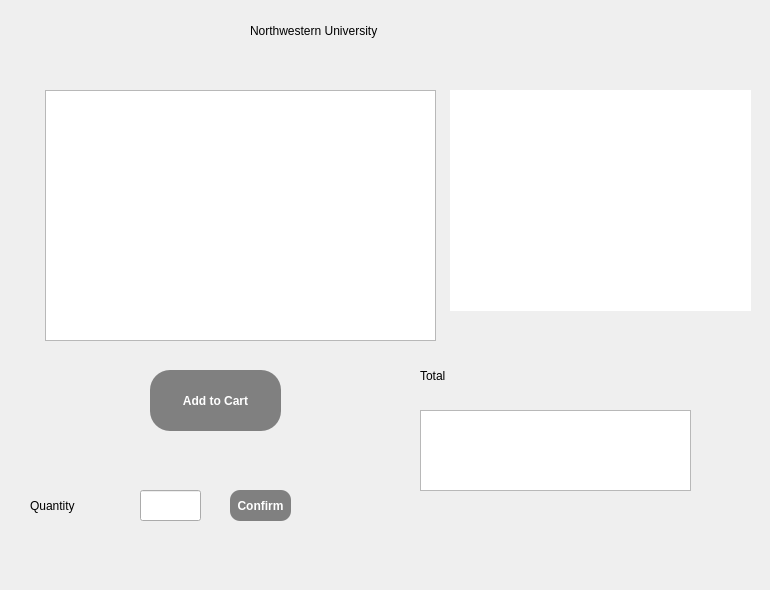
   <widget class="QWidget" name="page_7">
    <widget class="QLabel" name="northwestern_title">
     <property name="geometry">
      <rect>
       <x>250</x>
       <y>0</y>
       <width>421</width>
       <height>61</height>
      </rect>
     </property>
     <property name="text">
      <string>Northwestern University</string>
     </property>
    </widget>
    <widget class="QTableWidget" name="tableWidget_northwestern">
     <property name="geometry">
      <rect>
       <x>45</x>
       <y>90</y>
       <width>391</width>
       <height>251</height>
      </rect>
     </property>
     <property name="editTriggers">
      <set>QAbstractItemView::NoEditTriggers</set>
     </property>
    </widget>
    <widget class="QGraphicsView" name="northwestern_view">
     <property name="geometry">
      <rect>
       <x>450</x>
       <y>90</y>
       <width>301</width>
       <height>221</height>
      </rect>
     </property>
     <property name="styleSheet">
      <string notr="true">QGraphicsView {
	background-image: url('res/northeastern_logo.png');
    background-repeat: no-repeat;
    background-position: center center;
	border-style: groove;
	border-radius: 40px;
}</string>
     </property>
    </widget>
    <widget class="QLabel" name="label_totalNorthwestern">
     <property name="geometry">
      <rect>
       <x>420</x>
       <y>360</y>
       <width>71</width>
       <height>31</height>
      </rect>
     </property>
     <property name="text">
      <string>Total</string>
     </property>
    </widget>
    <widget class="QPushButton" name="pushButton_selectPurchase_Northwestern">
     <property name="geometry">
      <rect>
       <x>150</x>
       <y>370</y>
       <width>131</width>
       <height>61</height>
      </rect>
     </property>
     <property name="styleSheet">
      <string notr="true">QPushButton {
	background-color: gray;
	border-style: inset;
	color: white;
	font-weight: bold;
	border-radius: 20px;
}

QPushButton:hover {
	background-color: lightgray;
	color: black;	
}</string>
     </property>
     <property name="text">
      <string>Add to Cart</string>
     </property>
    </widget>
    <widget class="QTableWidget" name="tableWidget_totalNorthwestern">
     <property name="geometry">
      <rect>
       <x>420</x>
       <y>410</y>
       <width>271</width>
       <height>81</height>
      </rect>
     </property>
    </widget>
    <widget class="QPushButton" name="next_6">
     <property name="geometry">
      <rect>
       <x>700</x>
       <y>520</y>
       <width>61</width>
       <height>61</height>
      </rect>
     </property>
     <property name="styleSheet">
      <string notr="true">QPushButton {
	background-image: url('res/nxt.png');
    background-repeat: no-repeat;
    background-position: center center;
	border-style: inset;
	border-radius: 30px;
}</string>
     </property>
     <property name="text">
      <string/>
     </property>
    </widget>
    <widget class="QLineEdit" name="lineEdit_quantity_northwestern">
     <property name="geometry">
      <rect>
       <x>140</x>
       <y>490</y>
       <width>61</width>
       <height>31</height>
      </rect>
     </property>
    </widget>
    <widget class="QPushButton" name="pushButton_quantityNorthwestern">
     <property name="geometry">
      <rect>
       <x>230</x>
       <y>490</y>
       <width>61</width>
       <height>31</height>
      </rect>
     </property>
     <property name="styleSheet">
      <string notr="true">QPushButton {
	background-color: gray;
	border-style: inset;
	color: white;
	font-weight: bold;
	border-radius: 10px;
}

QPushButton:hover {
	background-color: lightgray;
	color: black;	
}</string>
     </property>
     <property name="text">
      <string>Confirm</string>
     </property>
    </widget>
    <widget class="QLabel" name="label_QNorthwestern">
     <property name="geometry">
      <rect>
       <x>30</x>
       <y>490</y>
       <width>91</width>
       <height>31</height>
      </rect>
     </property>
     <property name="text">
      <string>Quantity</string>
     </property>
    </widget>
   </widget>
